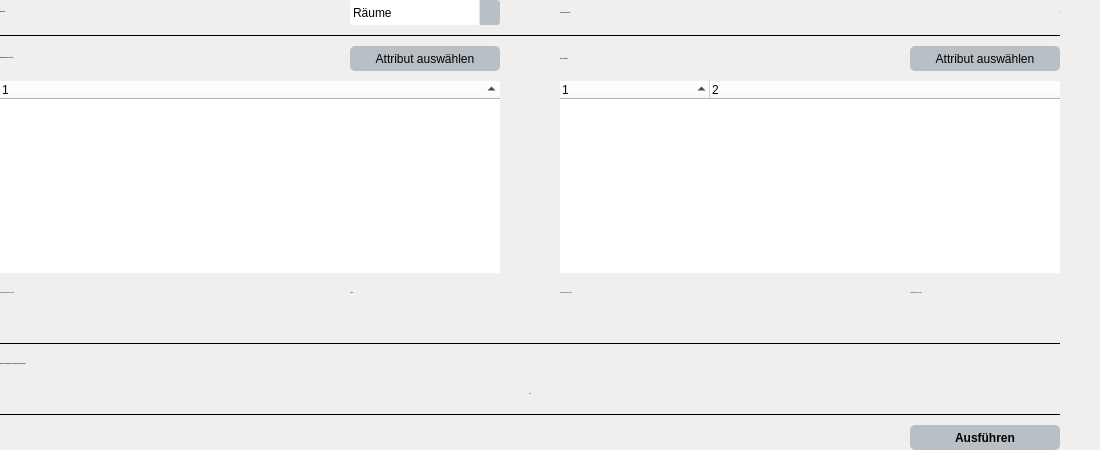
             <widget class="QWidget" name="pageAttributuebertragung">
              <layout class="QGridLayout" name="gridLayout_13">
               <property name="leftMargin">
                <number>0</number>
               </property>
               <property name="topMargin">
                <number>0</number>
               </property>
               <property name="rightMargin">
                <number>0</number>
               </property>
               <property name="bottomMargin">
                <number>0</number>
               </property>
               <item row="0" column="0">
                <layout class="QGridLayout" name="gridLayout_12">
                 <property name="spacing">
                  <number>10</number>
                 </property>
                 <item row="2" column="1">
                  <widget class="QPushButton" name="gew_user_selected">
                   <property name="minimumSize">
                    <size>
                     <width>150</width>
                     <height>25</height>
                    </size>
                   </property>
                   <property name="maximumSize">
                    <size>
                     <width>150</width>
                     <height>25</height>
                    </size>
                   </property>
                   <property name="font">
                    <font>
                     <family>segoe ui</family>
                     <pointsize>-1</pointsize>
                    </font>
                   </property>
                   <property name="styleSheet">
                    <string notr="true">QPushButton{
	font-size:12px;
	background:#b8c0c6;
	border-style: solid;
	border-radius: 5px;
}

QPushButton:hover{
	font-size:12px;
	background:#e7eaec;
	border-style: solid;
	border-radius: 5px;
}

QPushButton:pressed{
	font-size:12px;
	background:#a1abb1;
	border-style: solid;
	border-radius: 5px;
    padding-top: 1px;
    padding-left: 2px;
}</string>
                   </property>
                   <property name="text">
                    <string>Attribut auswählen</string>
                   </property>
                  </widget>
                 </item>
                 <item row="0" column="1">
                  <widget class="QComboBox" name="category">
                   <property name="minimumSize">
                    <size>
                     <width>111</width>
                     <height>25</height>
                    </size>
                   </property>
                   <property name="maximumSize">
                    <size>
                     <width>16777215</width>
                     <height>25</height>
                    </size>
                   </property>
                   <property name="font">
                    <font>
                     <family>segoe ui</family>
                     <pointsize>-1</pointsize>
                    </font>
                   </property>
                   <property name="styleSheet">
                    <string notr="true">/*STYLESHEET FÜR QComboBox*/

QComboBox {
	font-size:12px;
    border: solid;
    border-radius: 3px;
    padding: 1px 18px 1px 3px;
    min-width: 6em;
}

QComboBox:editable {
    background: #ffffff;
}

QComboBox:!editable, QComboBox::drop-down:editable {
     background: #ffffff;
}

QComboBox:!editable:on, QComboBox::drop-down:editable:on {
    background: #ffffff;
}

QComboBox:on { /* shift the text when the popup opens */
    padding-top: 3px;
    padding-left: 4px;
}

QComboBox::drop-down {
    subcontrol-origin: padding;
    subcontrol-position: top right;
    width: 20px;
	background:#b8c0c6;

    border-left-width: 1px;
    border-left-color: #e7eaec;
    border-left-style: solid; /* just a single line */
    border-top-right-radius: 3px; /* same radius as the QComboBox */
    border-bottom-right-radius: 3px;
}

QComboBox::drop-down:on {
	background:#a1abb1;
}

QComboBox::down-arrow {
    image: url('//firma.local/dfs/Laufwerk-Z/Daten - Intern/Kosten/09 SQL Preisdatenbank/07_Python Oberfläche/qss/down-arrow.png');
    width: 10px;
    height: 10px;
}

QComboBox::down-arrow:on { /* shift the arrow when popup is open */
    top: 1px;
    left: 1px;
}

QComboBox QAbstractItemView {
    border: 1px solid #d0d6da;
	border-radius: 0px;
	background: #ffffff;
	selection-color: #000000;
    selection-background-color: #d0d6da;
}</string>
                   </property>
                   <item>
                    <property name="text">
                     <string>Räume</string>
                    </property>
                   </item>
                   <item>
                    <property name="text">
                     <string>Wände</string>
                    </property>
                   </item>
                  </widget>
                 </item>
                 <item row="0" column="3">
                  <widget class="QLabel" name="label_22">
                   <property name="font">
                    <font>
                     <family>segoe ui</family>
                     <pointsize>-1</pointsize>
                     <weight>75</weight>
                     <bold>true</bold>
                    </font>
                   </property>
                   <property name="text">
                    <string>Vorhandene Elemente:</string>
                   </property>
                  </widget>
                 </item>
                 <item row="2" column="4">
                  <widget class="QPushButton" name="gew_intern_selected">
                   <property name="minimumSize">
                    <size>
                     <width>150</width>
                     <height>25</height>
                    </size>
                   </property>
                   <property name="maximumSize">
                    <size>
                     <width>150</width>
                     <height>25</height>
                    </size>
                   </property>
                   <property name="font">
                    <font>
                     <family>segoe ui</family>
                     <pointsize>-1</pointsize>
                    </font>
                   </property>
                   <property name="styleSheet">
                    <string notr="true">QPushButton{
	font-size:12px;
	background:#b8c0c6;
	border-style: solid;
	border-radius: 5px;
}

QPushButton:hover{
	font-size:12px;
	background:#e7eaec;
	border-style: solid;
	border-radius: 5px;
}

QPushButton:pressed{
	font-size:12px;
	background:#a1abb1;
	border-style: solid;
	border-radius: 5px;
    padding-top: 1px;
    padding-left: 2px;
}</string>
                   </property>
                   <property name="text">
                    <string>Attribut auswählen</string>
                   </property>
                  </widget>
                 </item>
                 <item row="4" column="1">
                  <widget class="QLabel" name="label_14">
                   <property name="minimumSize">
                    <size>
                     <width>0</width>
                     <height>20</height>
                    </size>
                   </property>
                   <property name="maximumSize">
                    <size>
                     <width>16777215</width>
                     <height>20</height>
                    </size>
                   </property>
                   <property name="font">
                    <font>
                     <family>segoe ui</family>
                     <pointsize>-1</pointsize>
                    </font>
                   </property>
                   <property name="text">
                    <string>Gruppe:</string>
                   </property>
                  </widget>
                 </item>
                 <item row="5" column="3">
                  <widget class="QLabel" name="gew_intern_attr">
                   <property name="font">
                    <font>
                     <family>segoe ui</family>
                     <pointsize>-1</pointsize>
                     <weight>75</weight>
                     <bold>true</bold>
                    </font>
                   </property>
                   <property name="text">
                    <string/>
                   </property>
                  </widget>
                 </item>
                 <item row="5" column="0">
                  <widget class="QLabel" name="gew_user_attr">
                   <property name="minimumSize">
                    <size>
                     <width>0</width>
                     <height>20</height>
                    </size>
                   </property>
                   <property name="maximumSize">
                    <size>
                     <width>16777215</width>
                     <height>20</height>
                    </size>
                   </property>
                   <property name="font">
                    <font>
                     <family>segoe ui</family>
                     <pointsize>-1</pointsize>
                     <weight>75</weight>
                     <bold>true</bold>
                    </font>
                   </property>
                   <property name="text">
                    <string/>
                   </property>
                  </widget>
                 </item>
                 <item row="7" column="0">
                  <widget class="QLabel" name="label_23">
                   <property name="minimumSize">
                    <size>
                     <width>0</width>
                     <height>20</height>
                    </size>
                   </property>
                   <property name="maximumSize">
                    <size>
                     <width>16777215</width>
                     <height>20</height>
                    </size>
                   </property>
                   <property name="font">
                    <font>
                     <family>segoe ui</family>
                     <pointsize>-1</pointsize>
                     <weight>75</weight>
                     <bold>true</bold>
                    </font>
                   </property>
                   <property name="text">
                    <string>Folgende Übertragung der Attrbiute wird durchgeführt:</string>
                   </property>
                  </widget>
                 </item>
                 <item row="0" column="0">
                  <widget class="QLabel" name="label_21">
                   <property name="minimumSize">
                    <size>
                     <width>0</width>
                     <height>20</height>
                    </size>
                   </property>
                   <property name="maximumSize">
                    <size>
                     <width>16777215</width>
                     <height>20</height>
                    </size>
                   </property>
                   <property name="font">
                    <font>
                     <family>segoe ui</family>
                     <pointsize>-1</pointsize>
                     <weight>75</weight>
                     <bold>true</bold>
                    </font>
                   </property>
                   <property name="text">
                    <string>Elementtyp:</string>
                   </property>
                  </widget>
                 </item>
                 <item row="3" column="3" colspan="2">
                  <widget class="QTreeWidget" name="intern_attr">
                   <property name="minimumSize">
                    <size>
                     <width>500</width>
                     <height>0</height>
                    </size>
                   </property>
                   <property name="maximumSize">
                    <size>
                     <width>500</width>
                     <height>16777215</height>
                    </size>
                   </property>
                   <property name="styleSheet">
                    <string notr="true">*{
	background: #ffffff;
	border-radius: 0px;
}</string>
                   </property>
                   <property name="horizontalScrollBarPolicy">
                    <enum>Qt::ScrollBarAlwaysOff</enum>
                   </property>
                   <property name="verticalScrollMode">
                    <enum>QAbstractItemView::ScrollPerItem</enum>
                   </property>
                   <property name="autoExpandDelay">
                    <number>1</number>
                   </property>
                   <property name="sortingEnabled">
                    <bool>true</bool>
                   </property>
                   <property name="animated">
                    <bool>true</bool>
                   </property>
                   <property name="allColumnsShowFocus">
                    <bool>true</bool>
                   </property>
                   <property name="wordWrap">
                    <bool>true</bool>
                   </property>
                   <property name="columnCount">
                    <number>2</number>
                   </property>
                   <attribute name="headerCascadingSectionResizes">
                    <bool>true</bool>
                   </attribute>
                   <attribute name="headerDefaultSectionSize">
                    <number>150</number>
                   </attribute>
                   <column>
                    <property name="text">
                     <string notr="true">1</string>
                    </property>
                   </column>
                   <column>
                    <property name="text">
                     <string notr="true">2</string>
                    </property>
                   </column>
                  </widget>
                 </item>
                 <item row="5" column="1">
                  <widget class="QLabel" name="gew_user_attr_2">
                   <property name="minimumSize">
                    <size>
                     <width>0</width>
                     <height>20</height>
                    </size>
                   </property>
                   <property name="maximumSize">
                    <size>
                     <width>16777215</width>
                     <height>20</height>
                    </size>
                   </property>
                   <property name="font">
                    <font>
                     <family>segoe ui</family>
                     <pointsize>-1</pointsize>
                     <weight>75</weight>
                     <bold>true</bold>
                    </font>
                   </property>
                   <property name="text">
                    <string/>
                   </property>
                  </widget>
                 </item>
                 <item row="4" column="3">
                  <widget class="QLabel" name="label_19">
                   <property name="font">
                    <font>
                     <family>segoe ui</family>
                     <pointsize>-1</pointsize>
                    </font>
                   </property>
                   <property name="text">
                    <string>Gewähltes internes Attribut:</string>
                   </property>
                  </widget>
                 </item>
                 <item row="4" column="0">
                  <widget class="QLabel" name="label_18">
                   <property name="minimumSize">
                    <size>
                     <width>0</width>
                     <height>20</height>
                    </size>
                   </property>
                   <property name="maximumSize">
                    <size>
                     <width>16777215</width>
                     <height>20</height>
                    </size>
                   </property>
                   <property name="font">
                    <font>
                     <family>segoe ui</family>
                     <pointsize>-1</pointsize>
                    </font>
                   </property>
                   <property name="text">
                    <string>Gewähltes benutzerdef. Attribut:</string>
                   </property>
                  </widget>
                 </item>
                 <item row="8" column="2">
                  <widget class="QLabel" name="arrow">
                   <property name="font">
                    <font>
                     <family>segoe ui</family>
                     <pointsize>-1</pointsize>
                     <weight>75</weight>
                     <bold>true</bold>
                    </font>
                   </property>
                   <property name="text">
                    <string>&gt;&gt;&gt;</string>
                   </property>
                   <property name="alignment">
                    <set>Qt::AlignCenter</set>
                   </property>
                  </widget>
                 </item>
                 <item row="3" column="0" colspan="2">
                  <widget class="QTreeWidget" name="user_attr">
                   <property name="minimumSize">
                    <size>
                     <width>500</width>
                     <height>0</height>
                    </size>
                   </property>
                   <property name="maximumSize">
                    <size>
                     <width>500</width>
                     <height>16777215</height>
                    </size>
                   </property>
                   <property name="styleSheet">
                    <string notr="true">*{
	background: #ffffff;
	border-radius: 0px;
}</string>
                   </property>
                   <property name="horizontalScrollBarPolicy">
                    <enum>Qt::ScrollBarAlwaysOff</enum>
                   </property>
                   <property name="verticalScrollMode">
                    <enum>QAbstractItemView::ScrollPerItem</enum>
                   </property>
                   <property name="autoExpandDelay">
                    <number>1</number>
                   </property>
                   <property name="sortingEnabled">
                    <bool>true</bool>
                   </property>
                   <property name="animated">
                    <bool>true</bool>
                   </property>
                   <property name="allColumnsShowFocus">
                    <bool>true</bool>
                   </property>
                   <property name="wordWrap">
                    <bool>true</bool>
                   </property>
                   <property name="columnCount">
                    <number>1</number>
                   </property>
                   <attribute name="headerCascadingSectionResizes">
                    <bool>true</bool>
                   </attribute>
                   <attribute name="headerDefaultSectionSize">
                    <number>300</number>
                   </attribute>
                   <column>
                    <property name="text">
                     <string notr="true">1</string>
                    </property>
                   </column>
                  </widget>
                 </item>
                 <item row="2" column="0">
                  <widget class="QLabel" name="label_9">
                   <property name="minimumSize">
                    <size>
                     <width>0</width>
                     <height>20</height>
                    </size>
                   </property>
                   <property name="maximumSize">
                    <size>
                     <width>16777215</width>
                     <height>20</height>
                    </size>
                   </property>
                   <property name="font">
                    <font>
                     <family>segoe ui</family>
                     <pointsize>-1</pointsize>
                     <weight>75</weight>
                     <bold>true</bold>
                    </font>
                   </property>
                   <property name="text">
                    <string>Benutzerdefinierte Attribute:</string>
                   </property>
                  </widget>
                 </item>
                 <item row="4" column="4">
                  <widget class="QLabel" name="label_15">
                   <property name="font">
                    <font>
                     <family>segoe ui</family>
                     <pointsize>-1</pointsize>
                    </font>
                   </property>
                   <property name="text">
                    <string>Gewähltes internes Attribut:</string>
                   </property>
                  </widget>
                 </item>
                 <item row="0" column="4">
                  <widget class="QLabel" name="count">
                   <property name="font">
                    <font>
                     <family>segoe ui</family>
                     <pointsize>-1</pointsize>
                     <weight>75</weight>
                     <bold>true</bold>
                    </font>
                   </property>
                   <property name="text">
                    <string>0</string>
                   </property>
                   <property name="alignment">
                    <set>Qt::AlignRight|Qt::AlignTrailing|Qt::AlignVCenter</set>
                   </property>
                  </widget>
                 </item>
                 <item row="2" column="3">
                  <widget class="QLabel" name="label_8">
                   <property name="font">
                    <font>
                     <family>segoe ui</family>
                     <pointsize>-1</pointsize>
                     <weight>75</weight>
                     <bold>true</bold>
                    </font>
                   </property>
                   <property name="text">
                    <string>Interne Attribute:</string>
                   </property>
                  </widget>
                 </item>
                 <item row="10" column="4">
                  <widget class="QPushButton" name="execute">
                   <property name="minimumSize">
                    <size>
                     <width>0</width>
                     <height>25</height>
                    </size>
                   </property>
                   <property name="maximumSize">
                    <size>
                     <width>16777215</width>
                     <height>25</height>
                    </size>
                   </property>
                   <property name="font">
                    <font>
                     <family>segoe ui</family>
                     <pointsize>-1</pointsize>
                     <weight>75</weight>
                     <bold>true</bold>
                    </font>
                   </property>
                   <property name="autoFillBackground">
                    <bool>false</bool>
                   </property>
                   <property name="styleSheet">
                    <string notr="true">QPushButton{
	font-size:12px;
	background:#b8c0c6;
	border-style: solid;
	border-radius: 5px;
}

QPushButton:hover{
	font-size:12px;
	background:#e7eaec;
	border-style: solid;
	border-radius: 5px;
}

QPushButton:pressed{
	font-size:12px;
	background:#a1abb1;
	border-style: solid;
	border-radius: 5px;
    padding-top: 1px;
    padding-left: 2px;
}</string>
                   </property>
                   <property name="text">
                    <string>Ausführen</string>
                   </property>
                  </widget>
                 </item>
                 <item row="0" column="2">
                  <spacer name="horizontalSpacer_5">
                   <property name="orientation">
                    <enum>Qt::Horizontal</enum>
                   </property>
                   <property name="sizeType">
                    <enum>QSizePolicy::Fixed</enum>
                   </property>
                   <property name="sizeHint" stdset="0">
                    <size>
                     <width>40</width>
                     <height>20</height>
                    </size>
                   </property>
                  </spacer>
                 </item>
                 <item row="5" column="4">
                  <widget class="QLabel" name="gew_intern_attr_2">
                   <property name="font">
                    <font>
                     <family>segoe ui</family>
                     <pointsize>-1</pointsize>
                     <weight>75</weight>
                     <bold>true</bold>
                    </font>
                   </property>
                   <property name="text">
                    <string/>
                   </property>
                  </widget>
                 </item>
                 <item row="0" column="5">
                  <spacer name="horizontalSpacer_7">
                   <property name="orientation">
                    <enum>Qt::Horizontal</enum>
                   </property>
                   <property name="sizeHint" stdset="0">
                    <size>
                     <width>40</width>
                     <height>20</height>
                    </size>
                   </property>
                  </spacer>
                 </item>
                 <item row="1" column="0" colspan="5">
                  <widget class="Line" name="line_3">
                   <property name="minimumSize">
                    <size>
                     <width>0</width>
                     <height>1</height>
                    </size>
                   </property>
                   <property name="maximumSize">
                    <size>
                     <width>16777215</width>
                     <height>1</height>
                    </size>
                   </property>
                   <property name="styleSheet">
                    <string notr="true">*{
background-color: black;
}</string>
                   </property>
                   <property name="orientation">
                    <enum>Qt::Horizontal</enum>
                   </property>
                  </widget>
                 </item>
                 <item row="6" column="0" colspan="5">
                  <widget class="Line" name="line_2">
                   <property name="minimumSize">
                    <size>
                     <width>0</width>
                     <height>1</height>
                    </size>
                   </property>
                   <property name="maximumSize">
                    <size>
                     <width>16777215</width>
                     <height>1</height>
                    </size>
                   </property>
                   <property name="styleSheet">
                    <string notr="true">*{
background-color: black;
}</string>
                   </property>
                   <property name="lineWidth">
                    <number>1</number>
                   </property>
                   <property name="orientation">
                    <enum>Qt::Horizontal</enum>
                   </property>
                  </widget>
                 </item>
                 <item row="8" column="0" colspan="2">
                  <widget class="QLabel" name="final_user_attr">
                   <property name="minimumSize">
                    <size>
                     <width>0</width>
                     <height>20</height>
                    </size>
                   </property>
                   <property name="maximumSize">
                    <size>
                     <width>16777215</width>
                     <height>20</height>
                    </size>
                   </property>
                   <property name="font">
                    <font>
                     <family>segoe ui</family>
                     <pointsize>-1</pointsize>
                     <weight>75</weight>
                     <bold>true</bold>
                    </font>
                   </property>
                   <property name="text">
                    <string/>
                   </property>
                   <property name="alignment">
                    <set>Qt::AlignRight|Qt::AlignTrailing|Qt::AlignVCenter</set>
                   </property>
                  </widget>
                 </item>
                 <item row="8" column="3" colspan="2">
                  <widget class="QLabel" name="final_intern_attr">
                   <property name="font">
                    <font>
                     <family>segoe ui</family>
                     <pointsize>-1</pointsize>
                     <weight>75</weight>
                     <bold>true</bold>
                    </font>
                   </property>
                   <property name="text">
                    <string/>
                   </property>
                  </widget>
                 </item>
                 <item row="9" column="0" colspan="5">
                  <widget class="Line" name="line">
                   <property name="minimumSize">
                    <size>
                     <width>0</width>
                     <height>1</height>
                    </size>
                   </property>
                   <property name="maximumSize">
                    <size>
                     <width>16777215</width>
                     <height>1</height>
                    </size>
                   </property>
                   <property name="styleSheet">
                    <string notr="true">*{
background-color: black;
}</string>
                   </property>
                   <property name="orientation">
                    <enum>Qt::Horizontal</enum>
                   </property>
                  </widget>
                 </item>
                </layout>
               </item>
              </layout>
             </widget>
